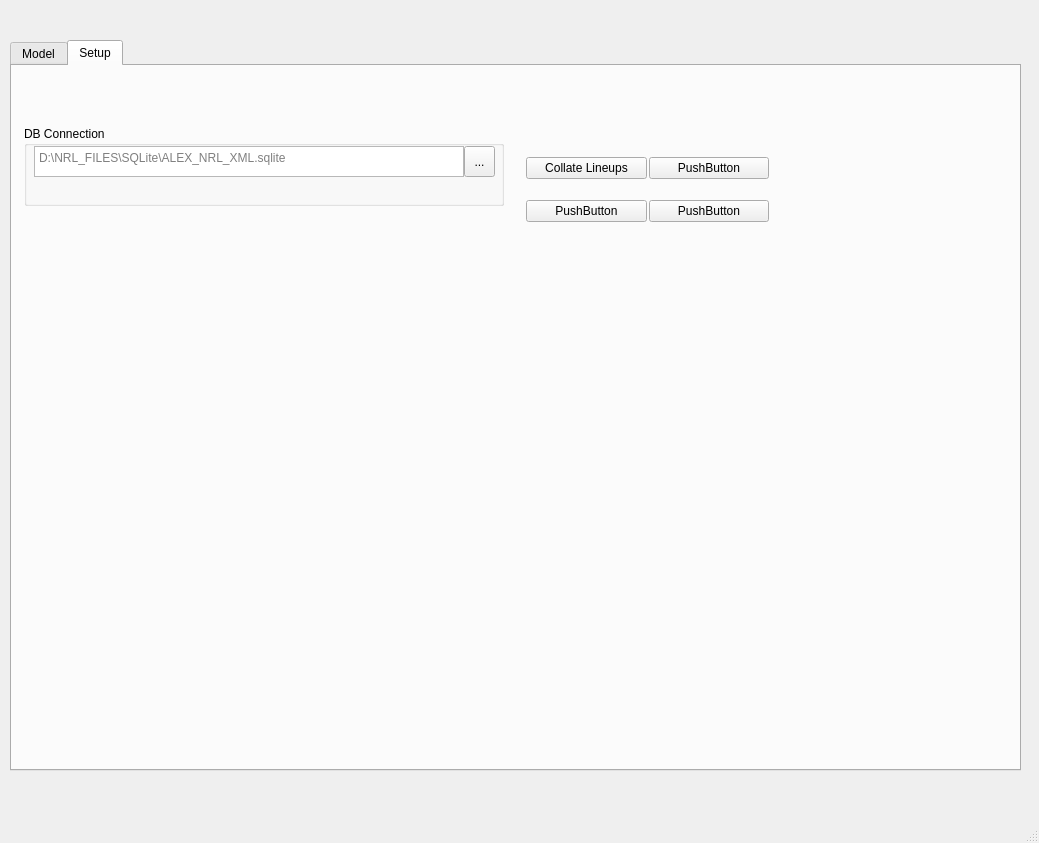
<?xml version="1.0" encoding="UTF-8"?>
<ui version="4.0">
 <class>MainWindow</class>
 <widget class="QMainWindow" name="MainWindow">
  <property name="geometry">
   <rect>
    <x>0</x>
    <y>0</y>
    <width>1039</width>
    <height>843</height>
   </rect>
  </property>
  <property name="windowTitle">
   <string/>
  </property>
  <widget class="QWidget" name="centralwidget">
   <property name="enabled">
    <bool>true</bool>
   </property>
   <widget class="QWidget" name="verticalLayoutWidget">
    <property name="geometry">
     <rect>
      <x>10</x>
      <y>40</y>
      <width>1011</width>
      <height>731</height>
     </rect>
    </property>
    <layout class="QVBoxLayout" name="verticalLayout">
     <item>
      <widget class="QTabWidget" name="tabWidget">
       <property name="currentIndex">
        <number>1</number>
       </property>
       <widget class="QWidget" name="widget">
        <attribute name="title">
         <string>Model</string>
        </attribute>
        <widget class="QGroupBox" name="DataFileGroup">
         <property name="geometry">
          <rect>
           <x>10</x>
           <y>50</y>
           <width>491</width>
           <height>61</height>
          </rect>
         </property>
         <property name="title">
          <string>Data File</string>
         </property>
         <widget class="QTextEdit" name="DataFileEdit">
          <property name="geometry">
           <rect>
            <x>10</x>
            <y>20</y>
            <width>440</width>
            <height>31</height>
           </rect>
          </property>
          <property name="inputMethodHints">
           <set>Qt::ImhNone</set>
          </property>
         </widget>
         <widget class="QToolButton" name="toolButton">
          <property name="geometry">
           <rect>
            <x>450</x>
            <y>20</y>
            <width>31</width>
            <height>31</height>
           </rect>
          </property>
          <property name="text">
           <string>...</string>
          </property>
          <property name="icon">
           <iconset>
            <normalon>D:/icon_library/softicons/16x16-free-application-icons-by-aha-soft/ico/Find.ico</normalon>
           </iconset>
          </property>
          <property name="iconSize">
           <size>
            <width>24</width>
            <height>24</height>
           </size>
          </property>
         </widget>
        </widget>
        <widget class="QGroupBox" name="OutputDirGrp">
         <property name="geometry">
          <rect>
           <x>510</x>
           <y>50</y>
           <width>491</width>
           <height>61</height>
          </rect>
         </property>
         <property name="title">
          <string>Output Directory</string>
         </property>
         <widget class="QTextEdit" name="textEdit">
          <property name="geometry">
           <rect>
            <x>10</x>
            <y>20</y>
            <width>440</width>
            <height>31</height>
           </rect>
          </property>
         </widget>
         <widget class="QToolButton" name="toolButton_2">
          <property name="geometry">
           <rect>
            <x>450</x>
            <y>20</y>
            <width>31</width>
            <height>31</height>
           </rect>
          </property>
          <property name="text">
           <string>...</string>
          </property>
          <property name="icon">
           <iconset>
            <normalon>D:/icon_library/softicons/16x16-free-application-icons-by-aha-soft/ico/Downloads folder.ico</normalon>
           </iconset>
          </property>
         </widget>
        </widget>
       </widget>
       <widget class="QWidget" name="widget">
        <attribute name="title">
         <string>Setup</string>
        </attribute>
        <widget class="QGroupBox" name="DBConnectionGrp">
         <property name="geometry">
          <rect>
           <x>12</x>
           <y>60</y>
           <width>480</width>
           <height>80</height>
          </rect>
         </property>
         <property name="title">
          <string>DB Connection </string>
         </property>
         <property name="flat">
          <bool>true</bool>
         </property>
         <widget class="QToolButton" name="FindDBConnectionBtn">
          <property name="geometry">
           <rect>
            <x>440</x>
            <y>20</y>
            <width>31</width>
            <height>31</height>
           </rect>
          </property>
          <property name="text">
           <string>...</string>
          </property>
          <property name="icon">
           <iconset>
            <normalon>D:/icon_library/softicons/16x16-free-application-icons-by-aha-soft/ico/Find.ico</normalon>
           </iconset>
          </property>
         </widget>
         <widget class="QTextEdit" name="DBConnectionEdit">
          <property name="geometry">
           <rect>
            <x>10</x>
            <y>20</y>
            <width>430</width>
            <height>31</height>
           </rect>
          </property>
          <property name="placeholderText">
           <string>D:\NRL_FILES\SQLite\ALEX_NRL_XML.sqlite</string>
          </property>
         </widget>
        </widget>
        <widget class="QWidget" name="gridLayoutWidget">
         <property name="geometry">
          <rect>
           <x>510</x>
           <y>70</y>
           <width>251</width>
           <height>111</height>
          </rect>
         </property>
         <layout class="QGridLayout" name="gridLayout">
          <property name="leftMargin">
           <number>4</number>
          </property>
          <property name="topMargin">
           <number>2</number>
          </property>
          <property name="rightMargin">
           <number>4</number>
          </property>
          <property name="bottomMargin">
           <number>4</number>
          </property>
          <property name="spacing">
           <number>2</number>
          </property>
          <item row="0" column="1">
           <widget class="QPushButton" name="pushButton_4">
            <property name="text">
             <string>PushButton</string>
            </property>
           </widget>
          </item>
          <item row="3" column="1">
           <widget class="QPushButton" name="pushButton_5">
            <property name="text">
             <string>PushButton</string>
            </property>
           </widget>
          </item>
          <item row="3" column="0">
           <widget class="QPushButton" name="pushButton">
            <property name="text">
             <string>PushButton</string>
            </property>
           </widget>
          </item>
          <item row="0" column="0">
           <widget class="QPushButton" name="CollateLineupsBtn">
            <property name="text">
             <string>Collate Lineups</string>
            </property>
           </widget>
          </item>
         </layout>
        </widget>
       </widget>
      </widget>
     </item>
    </layout>
   </widget>
  </widget>
  <widget class="QMenuBar" name="menubar">
   <property name="geometry">
    <rect>
     <x>0</x>
     <y>0</y>
     <width>1039</width>
     <height>27</height>
    </rect>
   </property>
  </widget>
  <widget class="QStatusBar" name="statusbar"/>
  <action name="actionCut">
   <property name="text">
    <string>Cut</string>
   </property>
  </action>
  <action name="actionCopy">
   <property name="text">
    <string>Copy</string>
   </property>
  </action>
  <action name="actionPaste">
   <property name="text">
    <string>Paste</string>
   </property>
  </action>
  <action name="actionAbout">
   <property name="text">
    <string>About</string>
   </property>
  </action>
  <action name="actionExit">
   <property name="text">
    <string>Exit</string>
   </property>
  </action>
 </widget>
 <resources/>
 <connections/>
</ui>
